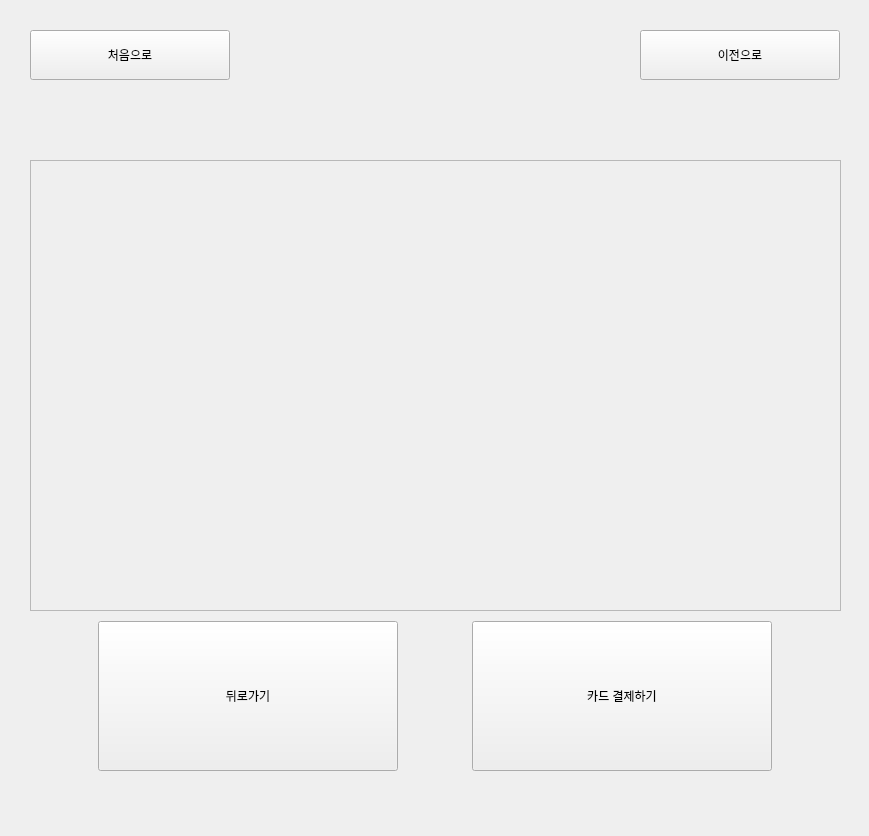
<?xml version="1.0" encoding="UTF-8"?>
<ui version="4.0">
 <class>Form</class>
 <widget class="QWidget" name="Form">
  <property name="geometry">
   <rect>
    <x>0</x>
    <y>0</y>
    <width>869</width>
    <height>836</height>
   </rect>
  </property>
  <property name="windowTitle">
   <string>Form</string>
  </property>
  <widget class="QPushButton" name="Button_back">
   <property name="geometry">
    <rect>
     <x>640</x>
     <y>30</y>
     <width>200</width>
     <height>50</height>
    </rect>
   </property>
   <property name="minimumSize">
    <size>
     <width>200</width>
     <height>50</height>
    </size>
   </property>
   <property name="text">
    <string>이전으로</string>
   </property>
  </widget>
  <widget class="QPushButton" name="Button_home">
   <property name="geometry">
    <rect>
     <x>30</x>
     <y>30</y>
     <width>200</width>
     <height>50</height>
    </rect>
   </property>
   <property name="minimumSize">
    <size>
     <width>200</width>
     <height>50</height>
    </size>
   </property>
   <property name="text">
    <string>처음으로</string>
   </property>
  </widget>
  <widget class="QScrollArea" name="scroll_basket">
   <property name="geometry">
    <rect>
     <x>30</x>
     <y>160</y>
     <width>811</width>
     <height>451</height>
    </rect>
   </property>
   <property name="verticalScrollBarPolicy">
    <enum>Qt::ScrollBarAlwaysOff</enum>
   </property>
   <property name="horizontalScrollBarPolicy">
    <enum>Qt::ScrollBarAlwaysOff</enum>
   </property>
   <property name="widgetResizable">
    <bool>true</bool>
   </property>
   <property name="alignment">
    <set>Qt::AlignLeading|Qt::AlignLeft|Qt::AlignTop</set>
   </property>
   <widget class="QWidget" name="scrollAreaWidgetContents_4">
    <property name="geometry">
     <rect>
      <x>0</x>
      <y>0</y>
      <width>809</width>
      <height>449</height>
     </rect>
    </property>
    <layout class="QVBoxLayout" name="verticalLayout">
     <item>
      <layout class="QVBoxLayout" name="Layout_basket">
       <property name="spacing">
        <number>7</number>
       </property>
       <property name="sizeConstraint">
        <enum>QLayout::SetDefaultConstraint</enum>
       </property>
      </layout>
     </item>
     <item>
      <widget class="QWidget" name="widget" native="true">
       <property name="minimumSize">
        <size>
         <width>655</width>
         <height>91</height>
        </size>
       </property>
       <property name="maximumSize">
        <size>
         <width>660</width>
         <height>100</height>
        </size>
       </property>
      </widget>
     </item>
    </layout>
   </widget>
  </widget>
  <widget class="QWidget" name="layoutWidget">
   <property name="geometry">
    <rect>
     <x>30</x>
     <y>620</y>
     <width>811</width>
     <height>152</height>
    </rect>
   </property>
   <layout class="QGridLayout" name="gridLayout">
    <item row="0" column="0">
     <widget class="QPushButton" name="Button_back_bb">
      <property name="minimumSize">
       <size>
        <width>300</width>
        <height>150</height>
       </size>
      </property>
      <property name="maximumSize">
       <size>
        <width>300</width>
        <height>150</height>
       </size>
      </property>
      <property name="text">
       <string>뒤로가기</string>
      </property>
     </widget>
    </item>
    <item row="0" column="1">
     <widget class="QPushButton" name="Button_card">
      <property name="minimumSize">
       <size>
        <width>300</width>
        <height>150</height>
       </size>
      </property>
      <property name="maximumSize">
       <size>
        <width>300</width>
        <height>150</height>
       </size>
      </property>
      <property name="text">
       <string>카드 결제하기</string>
      </property>
     </widget>
    </item>
   </layout>
  </widget>
 </widget>
 <resources/>
 <connections/>
</ui>
